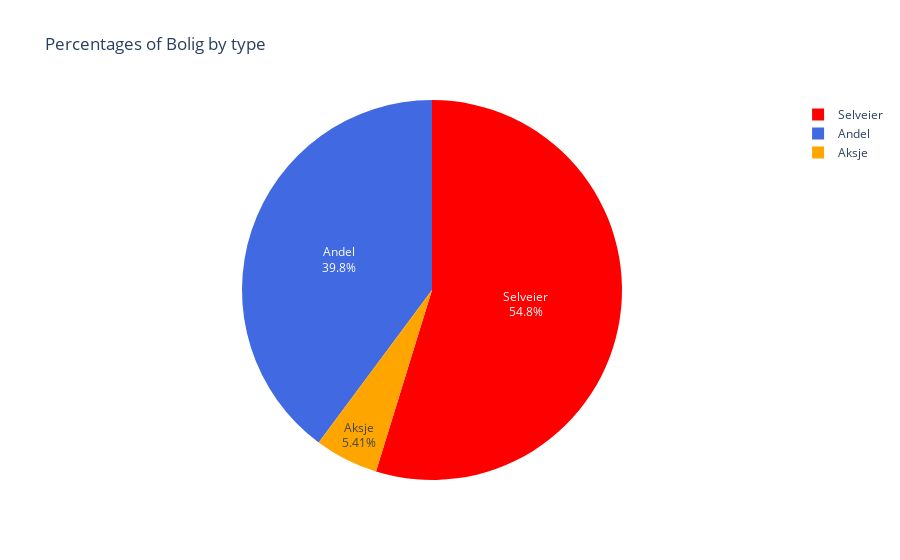

Notebook code for this chart:
### Code cell
fig = px.pie(df, names='Eieform_bolig', color='Eieform_bolig',
             color_discrete_map={'Selveier':'red',
                                 'Andel':'royalblue',
                                 'Aksje':'orange'}, title='Percentages of Bolig by type')
fig.update_traces(textposition='inside', textinfo='percent+label')
fig.show()

### Figure 1 — Plotly figure (JSON) as saved in the notebook; plotly's stock layout.template omitted (floating-point values rounded to 4 significant figures; data arrays with more than 128 entries replaced by an {"elided": "..."} marker saying what was removed)
{"data": [{"customdata": {"elided": "924x1 str values"}, "domain": {"x": [0, 1], "y": [0, 1]}, "hovertemplate": "Eieform_bolig=%{customdata[0]}<extra></extra>", "labels": {"elided": "924 str values"}, "legendgroup": "", "marker": {"colors": {"elided": "924 str values"}}, "name": "", "showlegend": true, "textinfo": "percent+label", "textposition": "inside", "type": "pie"}], "layout": {"legend": {"tracegroupgap": 0}, "title": {"text": "Percentages of Bolig by type"}}}
